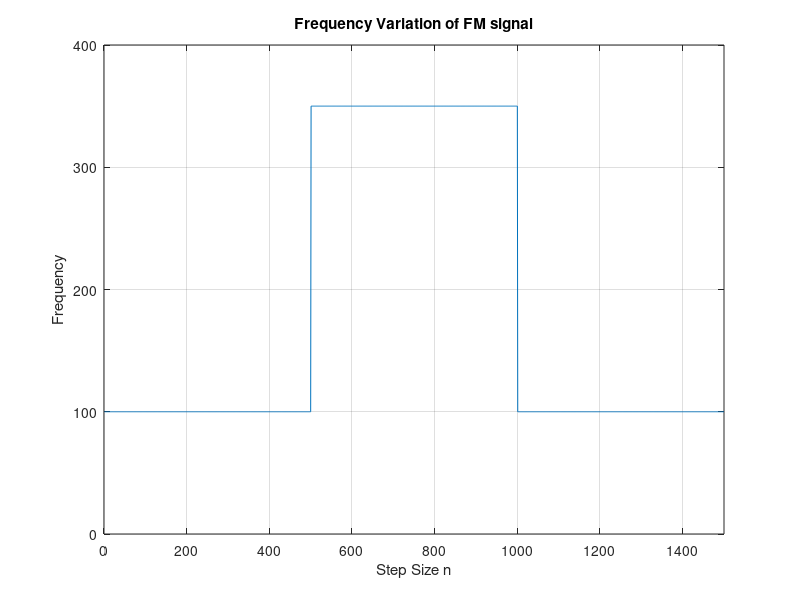

Source code (MATLAB): (Note: this script raises an error after producing the figure.)
% ASPMI Exercise 4.2b
% Implement the CLMS algorithm and plot the time-frequency spectrum.

% Generate FM signal
N = 1500;
fs = 1000; % 1kHz sampling frequency
% Generate f
f = zeros(N,1);
f(1:500) = 100; % 1 ? n ? 500
% 501 <= n <= 1000
for n = 501:1000
    f(501:1000) = 100 + (n-500)/2;
end
% 1001 <= n <= 1500
for n = 501:1000
    f(1001:1500) = 100 + ((n-1000)/25)^2;
end

% Plot frequency variation
figure(1)
n = 1:N;
plot(n,f)
title('Frequency Variation of FM signal')
xlabel('Step Size n')
ylabel('Frequency')
axis([0 1500 0 400])
grid on;

% Generate phi
phi = cumsum(f);
% Generate eta - white noise with zero mean and variance = 0.05
sigma2 = 0.05;
eta = sqrt(0.05/2)*(randn(N,1)+1i*randn(N,1));
% Generate y
y = exp(1i.*2.*pi.*phi/fs) + eta;

% Use code to find AR and frequency spectrum
order = 1;
mu=0.01;
% Find estimated AR coefficients
[yhat,e,amat] = ar_clms(y(n),mu,order);
a1_hat_vec = conj(amat(2:end));
for n = 1:N
    % Run complex-valued LMS algorithm to estimate AR coefficient a1(n)
    a1_hat = a1_hat_vec(n);
    [h ,w]= freqz(1 , [1; -a1_hat], 1024); % Compute power spectrum
    H(:,n) = abs(h).^2; % Store it in a matrix
end
% Remove outliers in the matrix H
medianH = 50*median(median(H));
H(H > medianH) = medianH;
% Plot time-frequency diagram
figure(2)
title('Time-frequency plot of FM Signal')
n= 1:1500;
f = w*fs/(2*pi);
mesh(n,f,H)
view(2)
xlabel('Step Size n')
ylabel('Frequency')